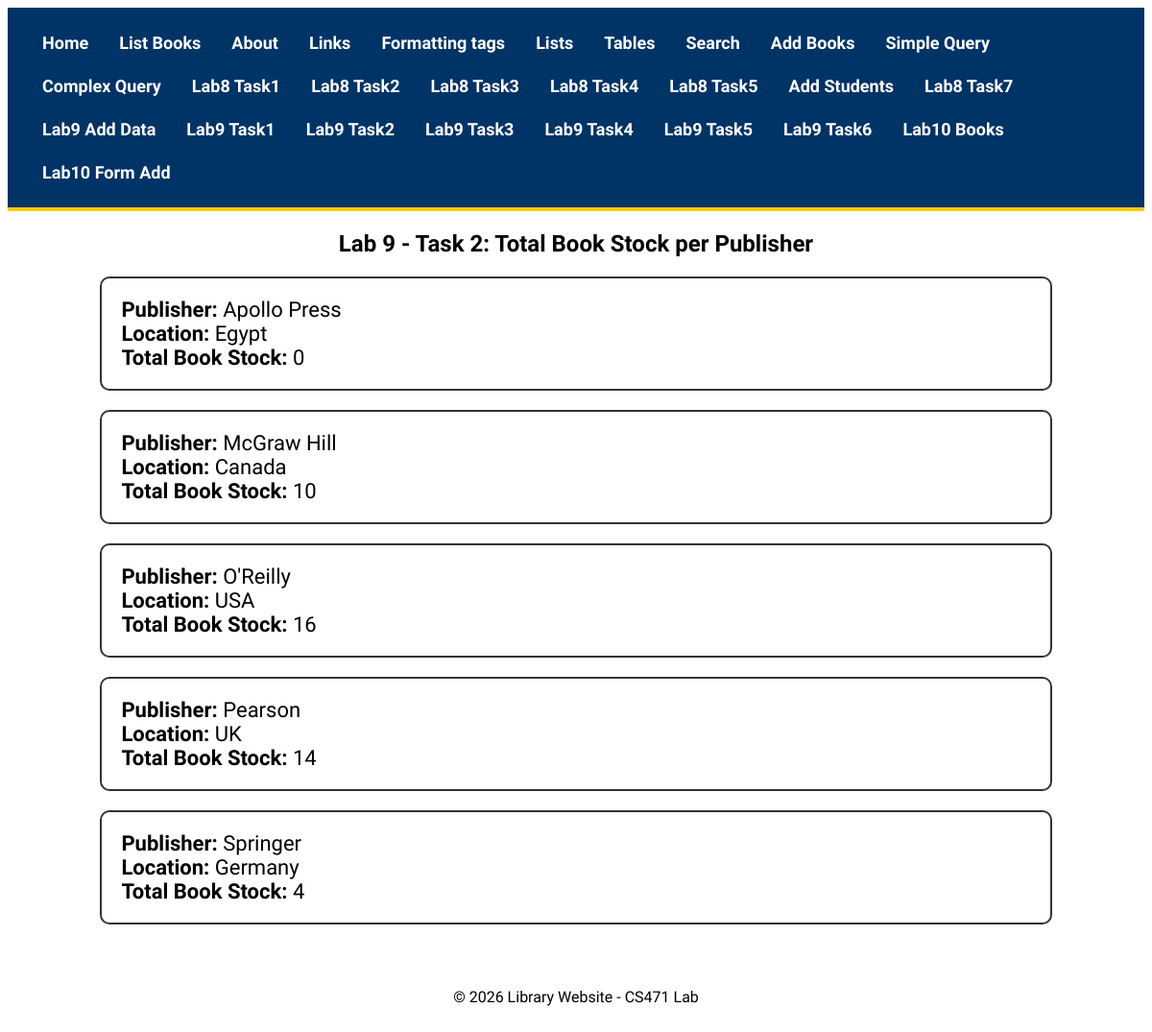
Page /lab9/task2/ on the committed database.
### apps/bookmodule/models.py (models this page shows, shortened)
class Publisher(models.Model):
    name = models.CharField(max_length=200)
    location = models.CharField(max_length=300)

### apps/bookmodule/views.py (the view)
# urls.py: path('lab9/task2/', views.lab9_task2, name='books.lab9.task2'),
def lab9_task2(request):
    publishers = Publisher.objects.annotate(
        total_stock=Coalesce(Sum('lab9book__quantity'), Value(0))).order_by('name')
    return render(
        request,
        'bookmodule/lab9_task2.html',
        {'publishers': publishers}
    )

### apps/templates/bookmodule/lab9_task2.html (shortened to what this page needs)
{% extends "layouts/base.html" %}
{% block content %}
<h2 style="text-align:center;">
    Lab 9 - Task 2: Total Book Stock per Publisher
</h2>
{% for publisher in publishers %}
<div style="
width:80%;
margin:20px auto;
padding:20px;
border:2px solid #333;
border-radius:10px;
font-size:22px;
">
    <strong>Publisher:</strong> {{ publisher.name }}
    <br>
    <strong>Location:</strong> {{ publisher.location }}
    <br>
    <strong>Total Book Stock:</strong>
    {{ publisher.total_stock }}
</div>
{% endfor %}
{% endblock %}

### apps/static/styles.css (style rules this page uses)
body { font-family: 'Tajawal', sans-serif; }

### rows in the picture
Publisher: name "Apollo Press", location "Egypt", total_stock "0"
Publisher: name "McGraw Hill", location "Canada", total_stock "10"
Publisher: name "O'Reilly", location "USA", total_stock "16"
Publisher: name "Pearson", location "UK", total_stock "14"
Publisher: name "Springer", location "Germany", total_stock "4"
